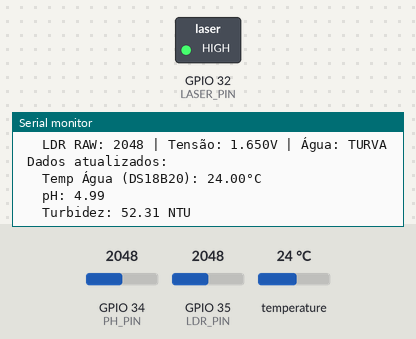
Bench run of a sketch on a simulated ESP32. Shown: switched loads named in the sketch (green lamp = pin HIGH), the last lines printed to the serial monitor. Inputs (shaded band) come from the test bench; at power-on: GPIO 35 (LDR_PIN) = 2048, GPIO 34 (PH_PIN) = 2048, temperature 24 °C.

Above: at 2.0 s.
2.1 s: GPIO 35 (LDR_PIN) set to 2866
At 3.8 s:
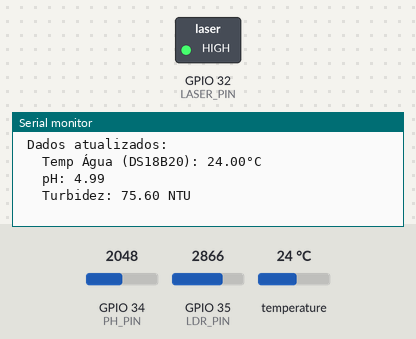
6.0 s: GPIO 35 (LDR_PIN) set to 491
At 10.24 s:
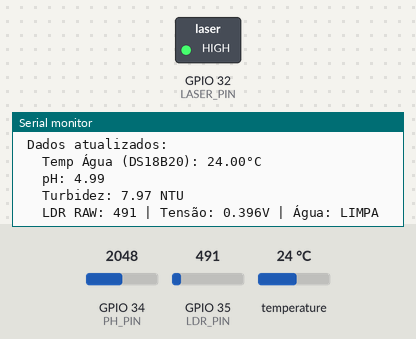
Timing chart, 0 to 11.7 s (numbered marks = the images above; inputs shaded):
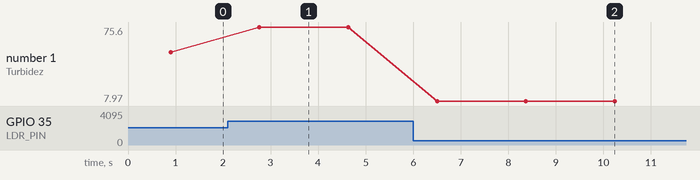

The sketch:

esp32_hydrosense.ino
```cpp
/*
 * Hydrosense - Sistema de Análise de Qualidade da Água
 *
 * Este código monitora a qualidade da água usando dados de sensores em tempo real.
 * Inclui:
 * - Leitura Múltipla de Sensores (pH, Temperatura, Turbidez)
 * - DallasTemperature (para DS18B20)
 * - Sensor de pH
 */

#include "webpage.h"
#include <Arduino.h>
#include <DNSServer.h>
#include <DallasTemperature.h>
#include <OneWire.h>
#include <WebServer.h>
#include <WiFi.h>

// TFLite removido

// ========== CONFIGURAÇÕES DO AP ==========
const char *ssid = "Hydrosense_AP";

IPAddress localIP(192, 168, 1, 237);
IPAddress gateway(192, 168, 1, 237);
IPAddress subnet(255, 255, 255, 0);

WebServer server(80);

const byte DNS_PORT = 53;
DNSServer dnsServer;

// ========== CONFIGURAÇÃO DOS SENSORES ==========

// DS18B20 (Temperatura da Água)
#define ONE_WIRE_BUS 15 // GPIO onde o DS18B20 está conectado
OneWire oneWire(ONE_WIRE_BUS);
DallasTemperature sensors(&oneWire);

// Sensor de Turbidez (Módulo Laser + LDR)
#define LDR_PIN 35
#define LASER_PIN 32 // Pino recomendado para output (Ex: 32)
#define PH_PIN 34

// Calibração do sensor DE PH
float m = -5.976;
float b = 14.853;

float readPH() {
  long soma = 0;
  for (int i = 0; i < 10; i++) {
    soma += analogRead(PH_PIN);
    delay(10);
  }
  float voltage = (soma / 10.0) * (3.3 / 4095.0);

  // Se a voltagem for quase zero (ex: < 0.1V), o sensor provavelmente está
  // desconectado
  if (voltage < 0.1) {
    return 0.0;
  }

  float ph = m * voltage + b;
  return ph;
}

// ========== VARIÁVEIS DE DADOS ==========
float temperatura = 0.0;

float pH = 0;
float turbidez = 1.2;
String ultimaAtualizacao = "";


extern const char index_html[] PROGMEM;


unsigned long ultimaLeitura = 0;
const unsigned long intervaloLeitura = 1000;


// ========== LEITURA DE SENSORES ==========
float lerTurbidez() {
  int raw = analogRead(LDR_PIN);

  // O ESP32 possui ADC de 12-bits (0-4095) e opera a 3.3V máximo de conversão
  // nativo!
  float voltage = raw * (3.3 / 4095.0);

  String qualidade;
  float ntu_estimado = 0;

  // A lógica do módulo LDR é invertida: muita luz (água limpa) = baixa tensão.
  // Verificámos que com água limpa, a tensão ronda os 0.17V.
  if (voltage >= 2.2) {
    qualidade = "MUITO TURVA"; // Bloqueio total / escuro (Tensão alta)
  } else if (voltage >= 0.8) {
    qualidade = "TURVA"; // Água suja
  } else {
    qualidade = "LIMPA"; // Água limpa (Baixa tensão, perto de 0V)
  }

  // Calibração ajustada para zerar o NTU na água limpa (0.17V medidos).
  float voltagem_ajustada = voltage - 0.17;
  if (voltagem_ajustada < 0)
    voltagem_ajustada = 0;

  // Assumimos que no escuro total chegue a ~3.0V
  // Mapeamento: 0.17V = 0 NTU | 3.0V = 100 NTU
  // 3.0V - 0.17V = 2.83V de diferença
  ntu_estimado = (voltagem_ajustada / 2.83) * 100.0;

  // Garantir que o valor fique entre 0 e 100 NTU
  if (ntu_estimado < 0.0)
    ntu_estimado = 0.0;
  if (ntu_estimado > 100.0)
    ntu_estimado = 100.0;

  Serial.print("   LDR RAW: ");
  Serial.print(raw);
  Serial.print(" | Tensão: ");
  Serial.print(voltage, 3);
  Serial.print("V | Água: ");
  Serial.println(qualidade);

  // Retornamos um número estimado para não quebrar os gráficos e lógicas
  // existentes
  return ntu_estimado;
}

void lerSensores() {
  // 1. Temperatura da Água (DS18B20)
  sensors.requestTemperatures();
  float tempC = sensors.getTempCByIndex(0);

  // Verificar erro de leitura
  if (tempC == DEVICE_DISCONNECTED_C) {
    Serial.println("Erro: DS18B20 desconectado! Retornando 0.");
    temperatura = 0.0;
  } else {
    temperatura = tempC;
  }

  // 3. Turbidez
  turbidez = lerTurbidez();

  // 4. pH (Leitura real do sensor)
  pH = readPH();

  char buffer[20];

  /* Atualizar timestamp
  snprintf(buffer, sizeof(buffer), "Hoje às %02d:%02d",
           (millis() / 3600000) % 24, (millis() / 60000) % 60);
  ultimaAtualizacao = String(buffer);
*/
  Serial.println("\n Dados atualizados:");
  Serial.print("   Temp Água (DS18B20): ");
  Serial.print(temperatura);
  Serial.println("°C");
  Serial.print("   pH: ");
  Serial.println(pH);
  Serial.print("   Turbidez: ");
  Serial.print(turbidez);
  Serial.println(" NTU");

}

// ========== ENDPOINT API - DADOS DOS SENSORES ==========
void handleSensorData() {
  String json = "{";
  json += "\"temperatura\":" + String(temperatura, 1) + ",";
  json += "\"pH\":" + String(pH, 1) + ",";
  json += "\"turbidez\":" + String(turbidez, 1) + ",";
  json += "\"ultimaAtualizacao\":\"" + ultimaAtualizacao + "\"";
  json += "}";

  server.send(200, "application/json", json);
}

void handleRoot() { server.send_P(200, "text/html", index_html); }

// Redireciona todos os acessos desconhecidos para a página principal (Captive
// Portal)
void handleNotFound() {
  server.sendHeader("Location", "http://192.168.1.237/", true);
  server.send(302, "text/plain", "Redirecionando para a Dashboard...");
}

// ========== SETUP ==========
void setup() {
  Serial.begin(115200);
  Serial.println("\n\n Hydrosense - Sistema de Monitoramento");
  Serial.println("================================");

  sensors.begin();
  Serial.println("Sensor DS18B20 inicializado");

  // Inicializar o Módulo Laser
  pinMode(LASER_PIN, OUTPUT);
  digitalWrite(LASER_PIN, HIGH);
  Serial.println("Módulo Laser Inicializado");


  // Configurar Wi-Fi AP (Aberta / Sem Senha)
  WiFi.softAPConfig(localIP, gateway, subnet);
  WiFi.softAP(ssid);

  Serial.print("AP criado: ");
  Serial.println(ssid);
  Serial.print("   IP: ");
  Serial.println(WiFi.softAPIP());

  // Iniciar DNS Server (Captive Portal) - Roteia tudo para o IP local
  dnsServer.start(DNS_PORT, "*", localIP);
  Serial.println("Portal Cativo (DNS) iniciado");

  // Configurar rotas
  server.on("/", handleRoot);
  server.on("/api/sensor-data", handleSensorData);
  server.onNotFound(handleNotFound); // Interceta e redireciona

  server.begin();
  Serial.println("Servidor HTTP iniciado");
  Serial.println("\n Acesse: http://192.168.1.237");
  Serial.println("================================\n");

  // Primeira leitura
  lerSensores();
  ultimaLeitura = millis();
}

// ========== LOOP ==========
void loop() {
  // Lidar com requisições DNS (Captive Portal) e Web
  dnsServer.processNextRequest();
  server.handleClient();

  // Ler sensores periodicamente
  if (millis() - ultimaLeitura >= intervaloLeitura) {
    lerSensores();
    ultimaLeitura = millis();
  }

  delay(1);
}

// HTML movido para webpage.h para melhor organização
```

Source omitted: webpage.h (45240 bytes)

Measured:
- after the input at 2.1 s, the serial monitor: prints a new line after 0.56 s (image 1)
- after the input at 6.0 s, the serial monitor: prints a new line after 0.40 s (image 2)
- plotted number 1: 52.31 → 75.6 after the input at 2.1 s, 75.6 → 7.97 after the input at 6.0 s
